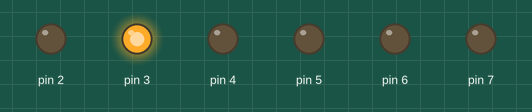
The sketch below on a simulated Arduino Uno, built with avr-gcc and run on an emulated ATmega328P. On the bench: output pins drawn as LEDs (lit = HIGH).

Above: at 0.1 s.
At 0.5 s:
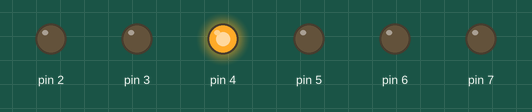
At 1.3 s:
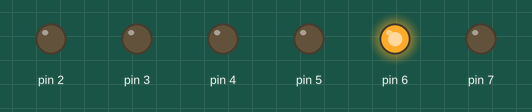
At 2.3 s:
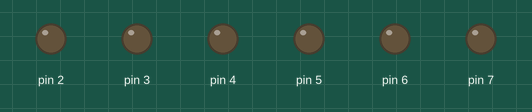
At 3.7 s:
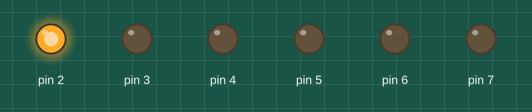
At 4.9 s:
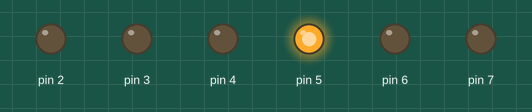
Timing chart, 0 to 5.2 s (numbered marks = the images above):
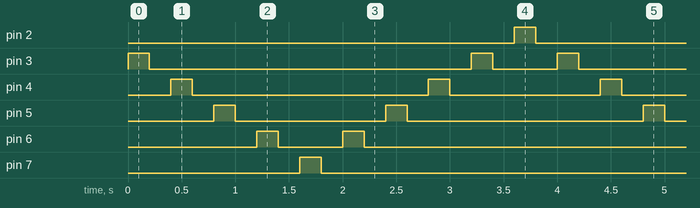

The sketch:

Knight_Rider.ino
```cpp
// knightrider light effects#
int d = 200;

void setup()
{
pinMode(2,OUTPUT);
pinMode(3,OUTPUT);
pinMode(4,OUTPUT);
pinMode(5,OUTPUT);
pinMode(6,OUTPUT);
pinMode(7,OUTPUT);
}

void loop()
{
    for (int a = 3; a < 8; a++)
    {
        digitalWrite(a, HIGH);
        delay(d);
        digitalWrite(a, LOW);
        delay(d);
    }

    for (int a = 6; a > 1; a--)
    {
        digitalWrite(a,HIGH);
        delay(d);
        digitalWrite(a,LOW);
        delay(d);
    }
}
```

Measured:
- by itself, pin 2, pin 7: alternates HIGH for 0.20 s and LOW for 3.8 s
- by itself, pin 3: repeats every 4.0 s: LOW 3.0 s, HIGH 0.20 s, LOW 0.60 s, HIGH 0.20 s
- by itself, pin 4: repeats every 4.0 s: LOW 2.2 s, HIGH 0.20 s, LOW 1.4 s, HIGH 0.20 s
- by itself, pin 5: repeats every 4.0 s: LOW 1.4 s, HIGH 0.20 s, LOW 2.2 s, HIGH 0.20 s
- by itself, pin 6: repeats every 4.0 s: LOW 0.60 s, HIGH 0.20 s, LOW 3.0 s, HIGH 0.20 s
